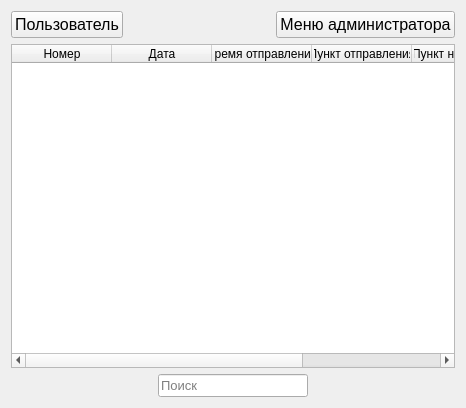
<?xml version="1.0" encoding="UTF-8"?>
<ui version="4.0">
 <class>Window_WorkWidget</class>
 <widget class="QWidget" name="Window_WorkWidget">
  <property name="geometry">
   <rect>
    <x>0</x>
    <y>0</y>
    <width>466</width>
    <height>408</height>
   </rect>
  </property>
  <property name="windowTitle">
   <string>Form</string>
  </property>
  <layout class="QVBoxLayout" name="verticalLayout">
   <item>
    <layout class="QHBoxLayout" name="horizontalLayout">
     <item>
      <widget class="QPushButton" name="infoUser">
       <property name="font">
        <font>
         <pointsize>12</pointsize>
        </font>
       </property>
       <property name="text">
        <string>Пользователь</string>
       </property>
      </widget>
     </item>
     <item>
      <spacer name="horizontalSpacer">
       <property name="orientation">
        <enum>Qt::Horizontal</enum>
       </property>
       <property name="sizeHint" stdset="0">
        <size>
         <width>40</width>
         <height>20</height>
        </size>
       </property>
      </spacer>
     </item>
     <item>
      <widget class="QPushButton" name="menuAdmin">
       <property name="font">
        <font>
         <pointsize>12</pointsize>
        </font>
       </property>
       <property name="text">
        <string>Меню администратора</string>
       </property>
      </widget>
     </item>
    </layout>
   </item>
   <item>
    <widget class="QTableWidget" name="tableRaces">
     <property name="styleSheet">
      <string notr="true"/>
     </property>
     <property name="editTriggers">
      <set>QAbstractItemView::NoEditTriggers</set>
     </property>
     <property name="selectionBehavior">
      <enum>QAbstractItemView::SelectRows</enum>
     </property>
     <attribute name="horizontalHeaderStretchLastSection">
      <bool>true</bool>
     </attribute>
     <column>
      <property name="text">
       <string>Номер</string>
      </property>
     </column>
     <column>
      <property name="text">
       <string>Дата</string>
      </property>
     </column>
     <column>
      <property name="text">
       <string>Время отправления</string>
      </property>
     </column>
     <column>
      <property name="text">
       <string>Пункт отправления</string>
      </property>
     </column>
     <column>
      <property name="text">
       <string>Пункт назначения</string>
      </property>
     </column>
     <column>
      <property name="text">
       <string>Кол-во вагонов</string>
      </property>
     </column>
    </widget>
   </item>
   <item>
    <layout class="QHBoxLayout" name="horizontalLayout_2">
     <item>
      <widget class="QLineEdit" name="lineFind">
       <property name="maximumSize">
        <size>
         <width>150</width>
         <height>16777215</height>
        </size>
       </property>
       <property name="font">
        <font>
         <pointsize>10</pointsize>
        </font>
       </property>
       <property name="placeholderText">
        <string>Поиск</string>
       </property>
      </widget>
     </item>
    </layout>
   </item>
  </layout>
 </widget>
 <resources/>
 <connections/>
</ui>
